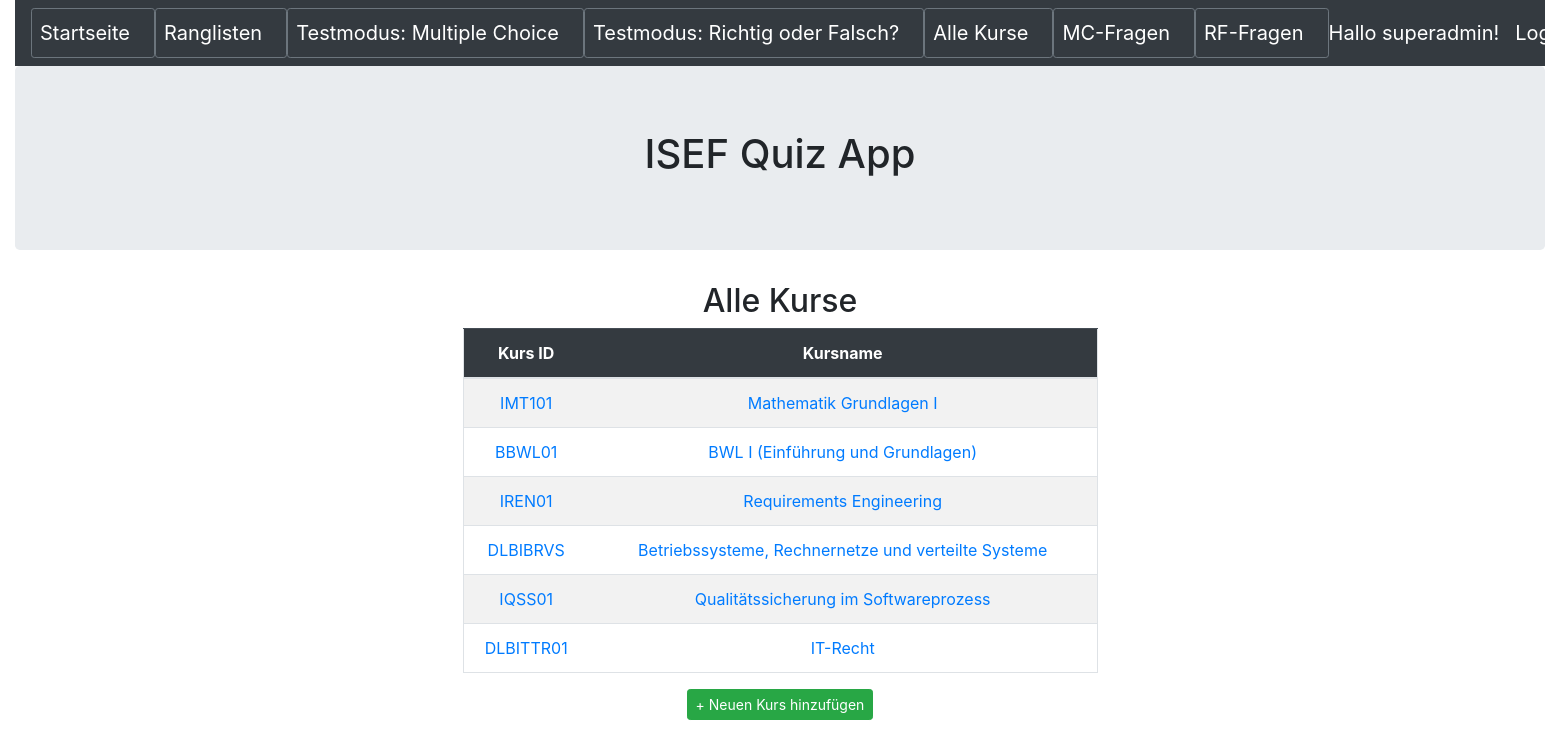
The app's page /kurs (signed in) with its own data.
### quiz/models.py (models this page shows, shortened)
class Kurs(models.Model):
    name = models.CharField(max_length=50,help_text='Geben Sie den Namen des Kurses ein')
    beschreibung = models.CharField(max_length=255,help_text='Geben Sie die Beschreibung des Kurses ein')

### quiz/views.py (the view)
# urls.py: path('kurs', KursHome.as_view(), name='kurs_start'),
class KursHome(AuthListView):
    model = Kurs
    template_name = 'kurs/kurs_home.html'
    permission_required = ('quiz.view_kurs')

### quiz/templates/kurs/kurs_home.html (shortened to what this page needs)
{% extends 'base.html' %}
{% block content %}
<h2 class="text-center">Alle Kurse</h2>
<div class="container text-center">
	<div class="row justify-content-md-center">
		<div class="col-sm-7 ">
            <table class ="table border table-hover table-striped">
                <thead class="table-dark">
					<th  scope = "col">Kurs ID</th>
					<th  scope = "col">Kursname</th>
				</thead>
                <tbody>
            {% for kurs in object_list %}
                    <tr>
	                    <td><a href="{% url 'kurs_detail' kurs.pk %}">{{ kurs.name }}</a></td>
                        <td><a href="{% url 'kurs_detail' kurs.pk %}">{{ kurs.beschreibung }}</a></td>
            {% endfor %}
            </table>
            <a class="btn btn-success btn-sm" href="{% url 'neuer_kurs' %}">+ Neuen Kurs hinzufügen</a>
        </div>
	</div>
</div>
{% endblock content %}

### templates/base.html (shortened to what this page needs)
<!DOCTYPE html>
<html>
  <head>
	<link rel="stylesheet" href="https://stackpath.bootstrapcdn.com/bootstrap/4.5.0/css/bootstrap.min.css">
  </head>
  <body>
    <div class="container-fluid">
        <header>
            <nav class="navbar navbar-expand-lg navbar-dark bg-dark">
                <button type="button" class="btn btn-outline-secondary btn-sm"><a class="navbar-brand" href="{% url 'index' %}">Startseite</a></button>
                <button type="button" class="btn btn-outline-secondary btn-sm"><a class="navbar-brand" href="{% url 'ergebnis_start' %}">Ranglisten</a></button>
                <button type="button" class="btn btn-outline-secondary btn-sm"><a class="navbar-brand" href="{% url 'mctest_select' %}">Testmodus: Multiple Choice</a></button>
                <button type="button" class="btn btn-outline-secondary btn-sm"><a class="navbar-brand" href="{% url 'rftest_select' %}">Testmodus: Richtig oder Falsch?</a></button>
                <button type="button" class="btn btn-outline-secondary btn-sm"><a class="navbar-brand" href="{% url 'kurs_start' %}">Alle Kurse</a></button>
                <button type="button" class="btn btn-outline-secondary btn-sm"><a class="navbar-brand" href="{% url 'frage_start' %}">MC-Fragen</a></button>
                <button type="button" class="btn btn-outline-secondary btn-sm"><a class="navbar-brand" href="{% url 'richtigoderfalsch_start' %}">RF-Fragen</a></button>
				{% if user.is_authenticated %}
                <a class="navbar-brand ml-auto order-md-last ">Hallo {{ user.get_username }}!</a>
                <a class="navbar-brand ml-auto order-md-last" href="{% url 'logout'%}?next={{request.path}}">Logout</a>
                {% else %}
                <a class="navbar-brand ml-auto order-md-last" href="{% url 'login'%}?next={{request.path}}">Login</a>
                {% endif %}
            </nav>
        </header>
        <div class="jumbotron">
            <h1 class="text-center">ISEF Quiz App</h1>
        </div>
        {% block content %}
        {% endblock content %}
    </div>
  </body>
</html>

### records on screen
Kurs: name "IMT101", beschreibung "Mathematik Grundlagen I"
Kurs: name "BBWL01", beschreibung "BWL I (Einführung und Grundlagen)"
Kurs: name "IREN01", beschreibung "Requirements Engineering"
Kurs: name "DLBIBRVS", beschreibung "Betriebssysteme, Rechnernetze und verteilte Systeme"
Kurs: name "IQSS01", beschreibung "Qualitätssicherung im Softwareprozess"
Kurs: name "DLBITTR01", beschreibung "IT-Recht"

### other values on screen
{{ user.get_username }} "superadmin"
